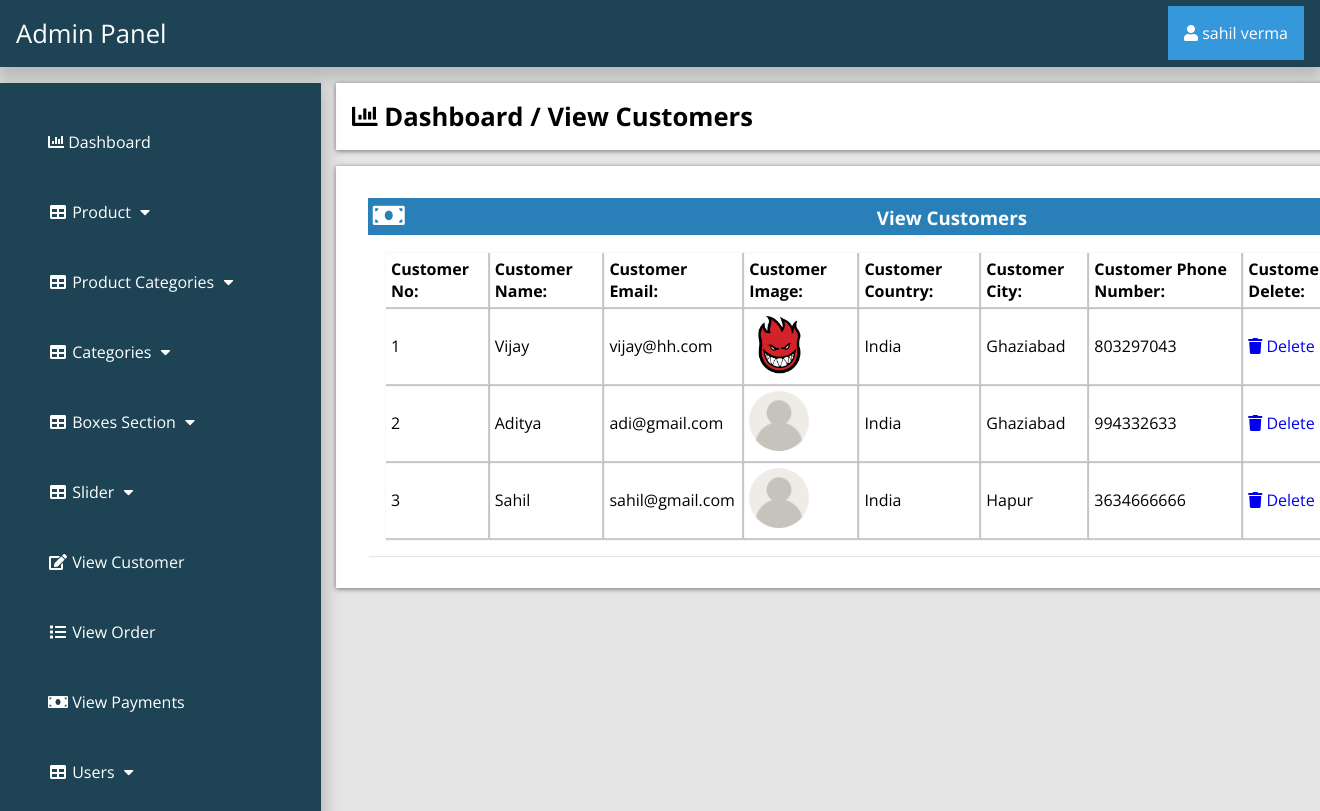
Page /admin_area/index.php?view_customer (signed in) on the committed database.
### tables this page shows
CREATE TABLE `customers` (
  `customer_id` int(100) NOT NULL,
  `customer_name` varchar(255) NOT NULL,
  `customer_email` varchar(255) NOT NULL,
  `customer_pass` varchar(255) NOT NULL,
  `customer_country` text NOT NULL,
  `customer_city` text NOT NULL,
  `customer_contact` varchar(255) NOT NULL,
  `customer_address` text NOT NULL,
  `customer_image` text NOT NULL,
  `customer_ip` varchar(255) NOT NULL
);

### admin_area/view_customer.php (the view)
<?php
if (!isset($_SESSION['admin_email'])){
  echo "<script>window.open('login.php','_self')</script>";
  }else{
?>
<div class="row">
	<div class="col-lg-12">
		<div class="breadcrump">
			<li class="active">
				<i class="fa fa-bar-chart"></i>
				Dashboard / View Customers
			</li>
		</div>
	</div>
</div>
<div class="row">
	<div class="col-lg-12">
		<div class="panel panel-default">
			<div class="panel-heading">
				<h3 class="panel-title">
					<i class="fa fa-money fa-fw"></i>
					View Customers
				</h3>
			</div>
			<div class="panel-body">
                <div class="table-responsive">
                    <table class="table table-bordered table-hover table-striped">
                        <thead>
                            <tr>
                                <th>Customer No: </th>
                                <th>Customer Name: </th>
                                <th>Customer Email: </th>
                                <th>Customer Image: </th>
                                <th>Customer Country: </th>
                                <th>Customer City: </th>
                                <th>Customer Phone Number: </th>
                                <th>Customer Delete: </th>
                            </tr>
                        </thead>
                        <tbody>
                            <?php
                            $i=0;
                            $get_c="select * from customers";
                            $run_c=mysqli_query($con,$get_c);
                            while ($row_c=mysqli_fetch_array($run_c)) {
                                $c_id=$row_c['customer_id'];
                                $c_name=$row_c['customer_name'];
                                $c_email=$row_c['customer_email'];
                                $c_image=$row_c['customer_image'];
                                $c_country=$row_c['customer_country'];
                                $c_city=$row_c['customer_city'];
                                $c_contact=$row_c['customer_contact'];
                                $i++;
                                 ?>
                            <tr>
                                <td><?php echo $i; ?></td>
                                <td><?php echo $c_name; ?></td>
                                <td><?php echo $c_email; ?></td>
                                <td><img src="../customer/customer_images/<?php echo $c_image; ?>" width="60" height="60"></td>
                                <td><?php echo $c_country; ?></td>
                                <td><?php echo $c_city; ?></td>
                                <td><?php echo $c_contact; ?></td>
                                <td>
                                    <a href="index.php?customer_delete=<?php echo $c_id; ?>"> <i class="fa fa-trash"></i> Delete </a>
                                </td>
                            </tr>
                        <?php } ?>
                        </tbody>
                    </table>
                </div>
            </div>
        </div>
    </div>
</div>
<?php } ?>

### admin_area/index.php (shortened to what this page needs)
<?php
include("../config/db.php");
if (!isset($_SESSION['admin_email'])){
  echo "<script>window.open('login.php','_self')</script>";
  }else{
?>
<?php
$admin_session=$_SESSION['admin_email'];
$get_admin="select * from admins where admin_email='$admin_session'";
$run_admin=mysqli_query($con,$get_admin);
$row_admin=mysqli_fetch_array($run_admin);
$admin_name=$row_admin['admin_name'];
  ?>
<!DOCTYPE html>
<html lang="en">
<head>
<link rel="stylesheet" href="https://cdnjs.cloudflare.com/ajax/libs/font-awesome/4.7.0/css/font-awesome.min.css">
    <link rel="stylesheet" href="https://cdnjs.cloudflare.com/ajax/libs/OwlCarousel2/2.3.4/assets/owl.carousel.min.css">
    <link rel="stylesheet" href="https://cdnjs.cloudflare.com/ajax/libs/font-awesome/5.15.2/css/all.min.css">
    <link rel="stylesheet" href="css/style.css">
  <body>
    <div class="wrapper">
      <?php include 'includes/sidebar.php'; ?>
      <div class="page-wrapper">
        <div class="container-fluid">
        <?php
       if(isset($_GET['view_customer'])) {
          include 'view_customer.php';
     }
         ?>
        </div>
      </div>
    </div>
  </body>
</head>
</html>
<?php  } ?>

### admin_area/includes/sidebar.php (shortened to what this page needs)
<?php
if (!isset($_SESSION['admin_email'])){
  echo "<script>window.open('login.php','_self')</script>";
  }else{
?>
<nav class="navbar navbar-inverse navbar-fixed-top" >
	<div class="navbar-header">
		<a href="index.php?dashboard" class="navbar-brand"><span>Admin Panel</span></a>
	</div>
		<div class="dropdown">
		 <button onclick="myFunction()" class="dropbtn"><i class="fa fa-user"></i> <?php echo $admin_name; ?></a></button>
		</div>
	<div class="collapse navbar-collapse navbar-ex1-collapse">
	<ul class="nav navbar-nav side-nav">
  <li>
    <a href="index.php?dashboard"><i class="fa fa-bar-chart"></i> Dashboard</a>
  </li>
  <li class="button-dropdown" id="#products">
    <a href="#" class="dropdown-toggle" data-toggle="collapse" data-target="#products"><i class="fa fa-fw fa-table"></i> Product <i class="fa fa-fw fa-caret-down"></i></a>
  </li>
  <li class="button-dropdown" id="#products_cat">
    <a href="#" class="dropdown-toggle" data-toggle="collapse" data-target="#products_cat"><i class="fa fa-fw fa-table"></i> Product Categories <i class="fa fa-fw fa-caret-down"></i></a>
  </li>
  <li class="button-dropdown" id="#category">
    <a href="#" class="dropdown-toggle" data-toggle="collapse" data-target="#category"><i class="fa fa-fw fa-table"></i> Categories <i class="fa fa-fw fa-caret-down"></i></a>
  </li>
<li class="button-dropdown" >
  <a href="#" class="dropdown-toggle" data-toggle="collapse" data-target="#boxes">
    <i class="fa fa-fw fa-table"></i> Boxes Section <i class="fa fa-fw fa-caret-down"></i>
  </a>
</li>
  <li class="button-dropdown">
    <a href="#" class="dropdown-toggle" data-toggle="collapse" data-target="#slider"><i class="fa fa-fw fa-table"></i>  Slider <i class="fa fa-fw fa-caret-down"></i></a>
  </li>
  <li>
  	<a href="index.php?view_customer">
  		<i class="fa fa-fw fa-edit"></i> View Customer
  	</a>
  </li>
  <li>
  	<a href="index.php?view_order">
  		<i class="fa fa-fw fa-list"></i> View Order
  	</a>
  </li>
  <li>
  	<a href="index.php?view_payments">
  		<i class="fa fa-fw fa-money"></i> View Payments
  	</a>
  </li>
  <li class="button-dropdown">
    <a href="#" class="dropdown-toggle" data-toggle="collapse" data-target="#users"><i class="fa fa-fw fa-table"></i>  Users <i class="fa fa-fw fa-caret-down"></i></a>
  </li>
</ul>
</div>
</nav>
<?php } ?>

### admin_area/css/style.css (style rules this page uses)
:root { --blue:#2980b9; }
body { margin: 0; }
* { font-family: 'Open Sans', sans-serif; margin:0; padding:0; box-sizing: border-box; text-decoration: none; transition: all .2s cubic-bezier(.37,1.14,.26,1.24); }
html { background-color: rgba(0,0,0,.1); }
.navbar-fixed-top { background:#1d4354; padding: 1rem; box-shadow: 0px 8px 16px 4px rgba(0,0,0,0.2); }
.navbar-fixed-top .navbar-brand { font-size: 1.6rem; color: #ffffff; }
.dropbtn { background-color: #3498DB; color: white; padding: 16px; font-size: 16px; border: none; cursor: pointer; }
.dropdown { position: relative; display: inline-block; float: right; margin-top: -2.8rem; }
.nav { position: absolute; top: 51px; margin-top: 32px; width: auto; height: 110%; border-radius: 0; display: block; background-color: #1d4354; bottom: 0; overflow: hidden; padding-bottom: 40px; box-shadow: 0px 8px 16px 4px rgba(0,0,0,0.2); margin-left: -1rem; }
.nav>li>a { width: 225px; display: block; color: #ffffff; margin: 3rem; }
.row { width: 81.2%; background-color: #ffffff; margin: auto; margin-left: 21rem; margin-top: 1rem; padding: 1rem; display: ; }
.panel { text-align: left; box-shadow: 1px 1px 1px 0px rgba(0.1,0.1,0.1,0.1); margin: 1rem; background-color: #ffffff; padding: rem; }
.panel-heading .panel-title { background-color: #2980b9; color: #ffffff; padding: .3rem; }
.table-responsive .table-striped th { padding: 5px; box-shadow: 1px 1px 1px 1px rgba(0.1,0.1,0.1,0.2); }
.table-responsive .table-striped tbody td { box-shadow: 1px 1px 1px 1px rgba(0.1,0.1,0.1,0.2); padding:5px; }
.breadcrump .active { font-weight: bold; font-size: 1.6rem; }
.row { list-style: none; box-shadow: 0 1px 5px rgba(0, 0, 0, 0.5); }
.row .fa-money { font-size: 1.6rem; width: 50%; text-align: left; }
.panel-body { display: flex; align-items: center; justify-content: left; padding: 1rem; flex-wrap: wrap; }

### rows in the picture
customers: customer_name "Vijay", customer_email "vijay@hh.com", customer_image (picture), customer_country "India", customer_city "Ghaziabad", customer_contact "803297043"
customers: customer_name "Aditya", customer_email "adi@gmail.com", customer_image (picture), customer_country "India", customer_city "Ghaziabad", customer_contact "994332633"
customers: customer_name "Sahil", customer_email "sahil@gmail.com", customer_image (picture), customer_country "India", customer_city "Hapur", customer_contact "3634666666"

### other values in the picture
$admin_name "sahil verma"
